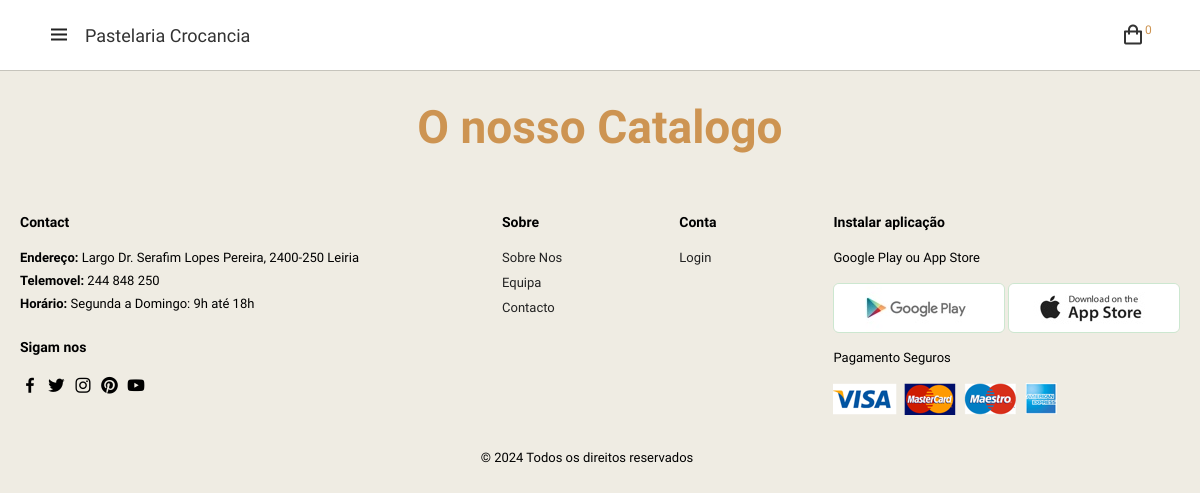
/catalogo.php, run on an earlier commit of the app's database.
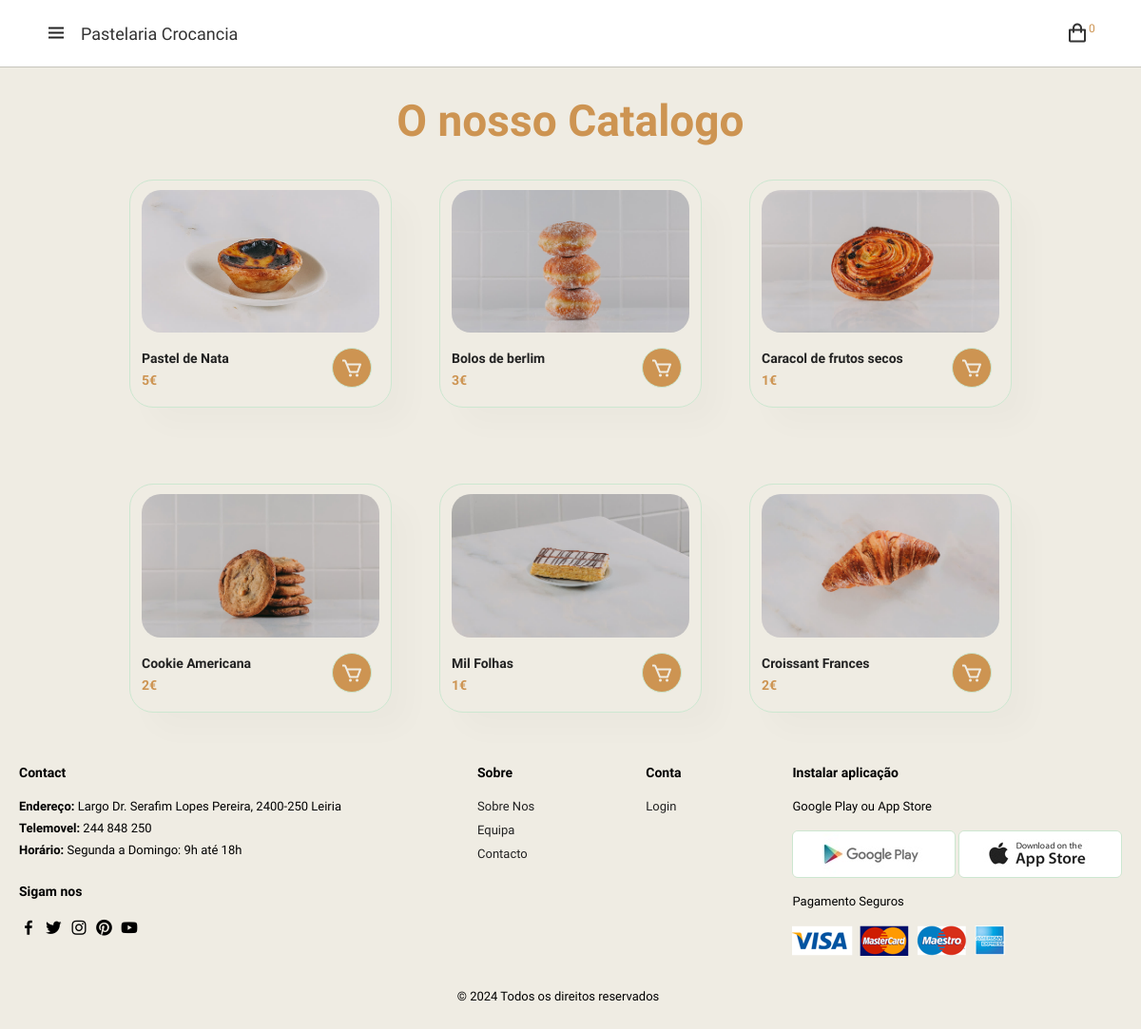
And on a later commit of the database.
### tables this page shows
CREATE TABLE "Produtos" (
	"ID"	INTEGER NOT NULL,
	"Nome"	TEXT,
	"Preço"	NUMERIC(10, 2),
	"Descrição"	TEXT,
	"Stock"	INTEGER,
	"Imagem"	varchar,
	PRIMARY KEY("ID")
);

### includes/catalogo.inc.php (called while the page is built)
<?php
    include('/includes/conn.php');
    $result = $db->query('SELECT * FROM Produtos');
    $catalogos = array();
    while ($row = $result->fetchArray(SQLITE3_ASSOC)) {
        $catalogos[] = array($row['Imagem'], $row['Nome'], $row['Preço']);
    }
?>

### catalogo.php (the view, shortened to what this page needs)
<!DOCTYPE html>
<html lang="en">
<head>
    <link rel="stylesheet" href="https://cdnjs.cloudflare.com/ajax/libs/font-awesome/6.5.1/css/all.min.css">
    <link rel="stylesheet" href="https://cdn.jsdelivr.net/npm/swiper@11/swiper-bundle.min.css" />
    <link rel="stylesheet" href="https://cdnjs.cloudflare.com/ajax/libs/toastr.js/latest/toastr.min.css">
    <link href='https://unpkg.com/boxicons@2.1.4/css/boxicons.min.css' rel='stylesheet'>
    <link rel="stylesheet" href="style.css">
</head>
<body>
    <nav>
        <div class="logo">
            <i class='bx bx-menu menu-icon'></i>
            <span class="logo-name">Pastelaria Crocancia</span>
        </div>
        <div class="shopping-cart">
            <i class='bx bx-shopping-bag' id="cart-icon"></i>
            <span id="cart-badge" class="cart-badge">0</span>
        </div>
    </nav>
<section id="product1" class="product1">
    <h2>O nosso Catalogo</h2>
    <div class="pro-container">
        <?php
            include('/includes/catalogo.inc.php');
            foreach ($catalogos as $catalogo) {
                $imagem = htmlspecialchars($catalogo[0]);
                $nome = htmlspecialchars($catalogo[1]);
                $preco = htmlspecialchars($catalogo[2]);
        ?>
                <div class="pro cart-box">
                    <img src="<?php echo $imagem; ?>" alt="<?php echo $nome; ?>" class="cart-img">
                    <div class="des">
                        <h5 class="cart-product-title"><?php echo $nome; ?></h5>
                        <h4 class="cart-price"><?php echo $preco; ?>€</h4>
                    </div>
                    <a href="#"><i class='bx bx-cart add-cart'></i></a>
                </div>
        <?php
            }
        ?>
    </div>
</section>
<footer id="footer" class="footer">
        <div class="col">
            <h4>Contact</h4>
            <p><strong>Endereço:</strong> Largo Dr. Serafim Lopes Pereira, 2400-250 Leiria</p>
            <p><strong>Telemovel:</strong> 244 848 250</p>
            <p><strong>Horário:</strong> Segunda a Domingo: 9h até 18h</p>
            <div class="follow">
                <h4>Sigam nos</h4>
                <div class="icon">
                    <i class='bx bxl-facebook'></i>
                    <i class='bx bxl-twitter'></i>
                    <i class='bx bxl-instagram'></i>
                    <i class='bx bxl-pinterest' ></i>
                    <i class='bx bxl-youtube' ></i>
                </div>
            </div>
        </div>
        <div class="col">
            <h4>Sobre</h4>
            <a href="about.php">Sobre Nos</a>
            <a href="about.php">Equipa</a>
            <a href="contact.php">Contacto</a>
        </div>
        <div class="col">
            <h4>Conta</h4>
            <a href="login.php">Login</a>
        </div>
        <div class="col install">
            <h4>Instalar aplicação</h4>
            <p>Google Play ou App Store</p>
            <div class="row">
                <img src="img/pay/play.jpg" alt="">
                <img src="img/pay/app.jpg" alt="">
            </div>
            <p>Pagamento Seguros</p>
            <img src="img/pay/pay.png" alt="">
        </div>
        <div class="copyright">
            <p>© 2024 Todos os direitos reservados</p>
        </div>
    </footer>
</body>
</html>

What changed in the data, as far as the page shows it:
added produtos: shows a picture, Nome "Pastel de Nata", Preço "5"
added produtos: shows a picture, Nome "Bolos de berlim", Preço "3"
added produtos: shows a picture, Nome "Caracol de frutos secos", Preço "1"
added produtos: shows a picture, Nome "Cookie Americana", Preço "2"
added produtos: shows a picture, Nome "Mil Folhas", Preço "1"
added produtos: shows a picture, Nome "Croissant Frances", Preço "2"
